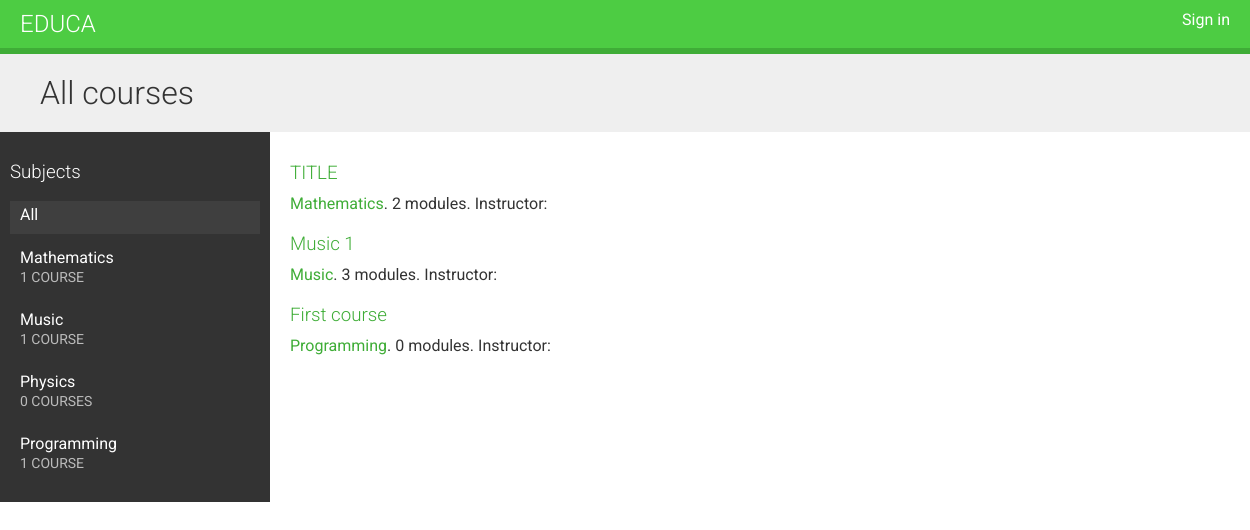
The page / on the database its author committed.
### courses/models.py (models this page shows, shortened)
class Subject(models.Model):
    title = models.CharField(max_length=200)
    slug = models.SlugField(max_length=200, unique=True)
    class Meta:
        ordering = ['title']
    def __str__(self):
        return self.title

class Course(models.Model):
    owner = models.ForeignKey(User,
                              related_name='courses_created',
                              on_delete=models.CASCADE)
    subject = models.ForeignKey(Subject,
                                related_name='courses',
                                on_delete=models.CASCADE)
    title = models.CharField(max_length=200)
    slug = models.SlugField(max_length=200, unique=True)
    overview = models.TextField()
    created = models.DateTimeField(auto_now_add=True)
    students = models.ManyToManyField(User,
                                      related_name='courses_joined',
                                      blank=True)
    class Meta:
        ordering = ['-created']

### courses/views.py (the view)
# urls.py: path('', CourseListView.as_view(), name='course_list'),
class CourseListView(TemplateResponseMixin, View):
    model = Course
    template_name = 'courses/course/list.html'
    def get(self, request, subject=None):
        subjects = Subject.objects.annotate(
                        total_courses=Count('courses'))
        courses = Course.objects.annotate(
                        total_modules = Count('modules'))
        if subject:
            subject = get_object_or_404(Subject, slug=subject)
            courses = courses.filter(subject=subject)
        return self.render_to_response({'subjects': subjects,
                                        'subject': subject,
                                        'courses': courses})

### courses/templates/courses/course/list.html (shortened to what this page needs)
{% extends "base.html" %}
{% block content %}
  <h1>
    {% if subject %}
      {{ subject.title }} courses
    {% else %}
      All courses
    {% endif %}
  </h1>
  <div class="contents">
    <h3>Subjects</h3>
    <ul id="modules">
      <li {% if not subject %}class="selected"{% endif %}>
        <a href="{% url "course_list" %}">All</a>
      </li>
      {% for s in subjects %}
        <li {% if subject == s %}class="selected"{% endif %}>
          <a href="{% url "course_list_subject" s.slug %}">
            {{ s.title }}
            <br>
            <span>{{ s.total_courses }} course{{ s.total_courses|pluralize }}</span>
          </a>
        </li>
      {% endfor %}
    </ul>
  </div>
  <div class="module">
    {% for course in courses %}
      {% with subject=course.subject %}
        <h3>
          <a href="{% url "course_detail" course.slug %}">
            {{ course.title }}
          </a>
        </h3>
        <p>
          <a href="{% url "course_list_subject" subject.slug %}">{{ subject }}</a>.
            {{ course.total_modules }} modules.
            Instructor: {{ course.owner.get_full_name }}
        </p>
      {% endwith %}
    {% endfor %}
  </div>
{% endblock %}

### courses/static/css/base.css (style rules this page uses)
body { margin:0; font-family:'Roboto', sans-serif; font-weight:400; color:#333; }
a { color:#3fad37; text-decoration:none; }
ul { float:left; }
h1, h2, h3, h4, h5, h6 { font-family:'Roboto', sans-serif; font-weight:300; }
h1 { background:#efefef; width:100%; overflow:auto; padding:20px 0 20px 40px; margin:0; }
.module { padding:10px 20px; float:left; width:600px; }
.module h3 { margin:20px 0 0; padding:0; width:100%; }
.module p { margin:10px 0 20px; width:100%; float:left; }
.contents { width:20%; padding:10px; float:left; background:#333; color: #fff; font-family:'Roboto', sans-serif; }
.contents ul { list-style:none; margin:0; padding:0; width:100%; }
.contents ul li { margin:0 0 10px 0; padding:4px 10px 10px; overflow:auto; cursor:move; }
.contents ul li.selected { background:#3f3f3f; }
.contents ul span { text-transform:uppercase; color:#bbb; font-size:14px; }
.contents ul a { display:block; color:#fff; text-decoration:none; }

### rows shown on the page
Subject: title "Mathematics", total_courses "1"
Subject: title "Music", total_courses "1"
Subject: title "Physics", total_courses "0"
Subject: title "Programming", total_courses "1"
Course: title "TITLE", subject "Mathematics", total_modules "2"
Course: title "Music 1", subject "Music", total_modules "3"
Course: title "First course", subject "Programming", total_modules "0"
